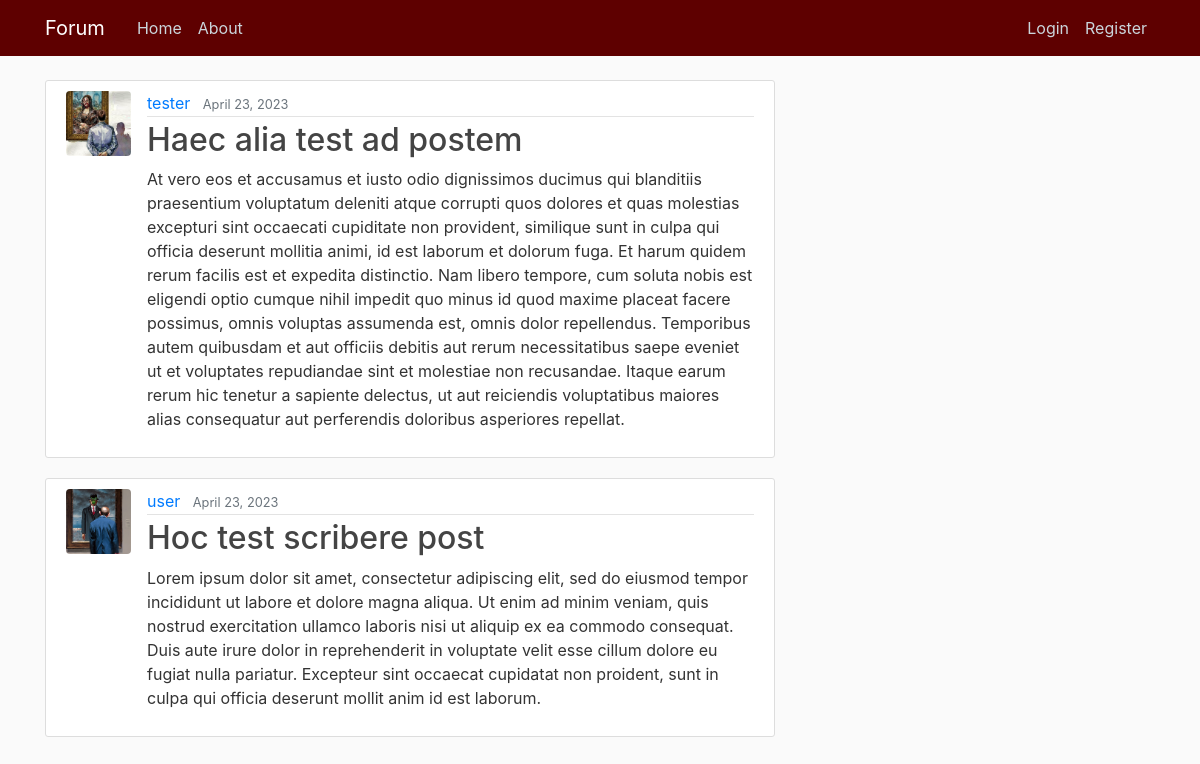
Before: / with the older database file.
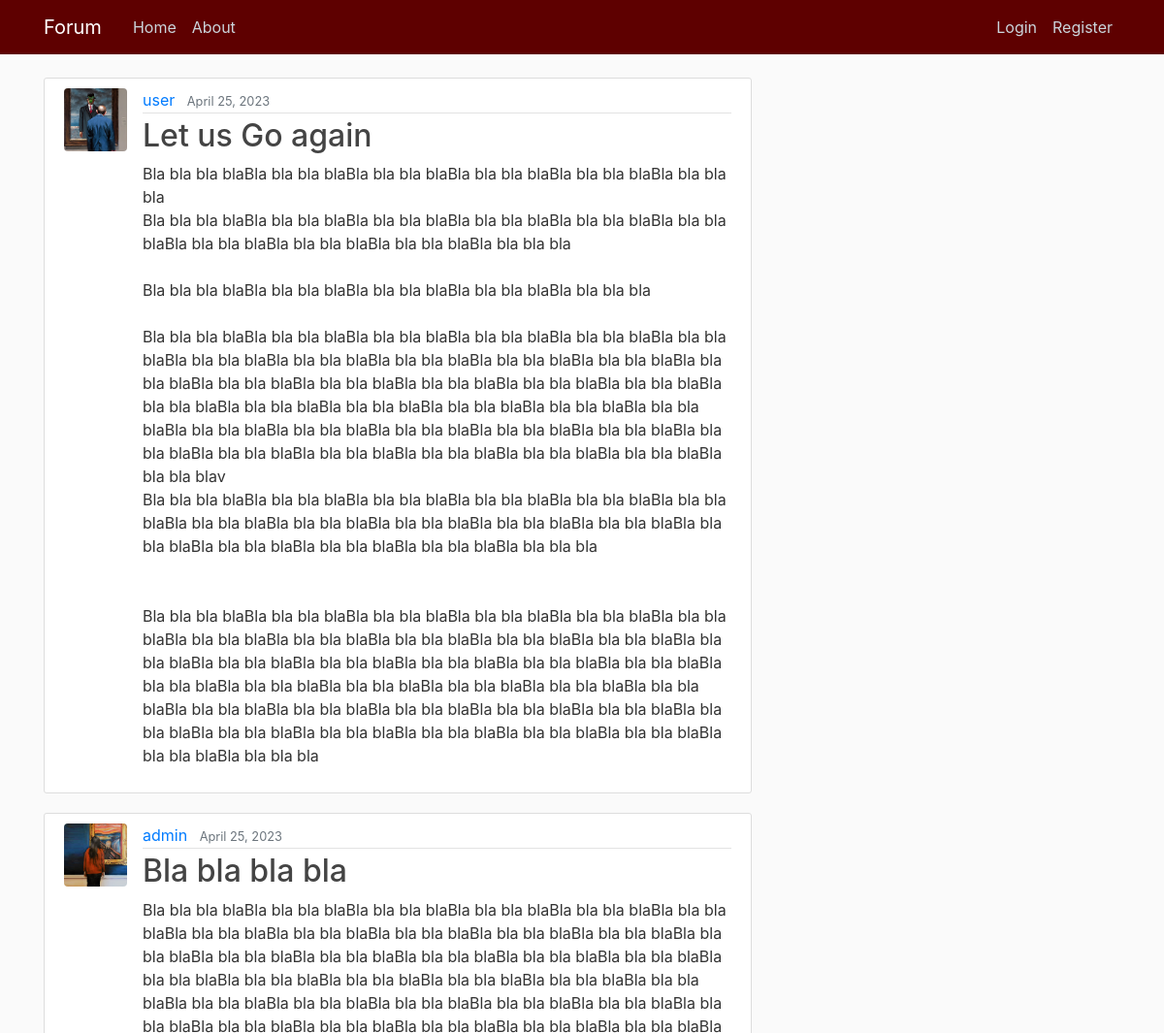
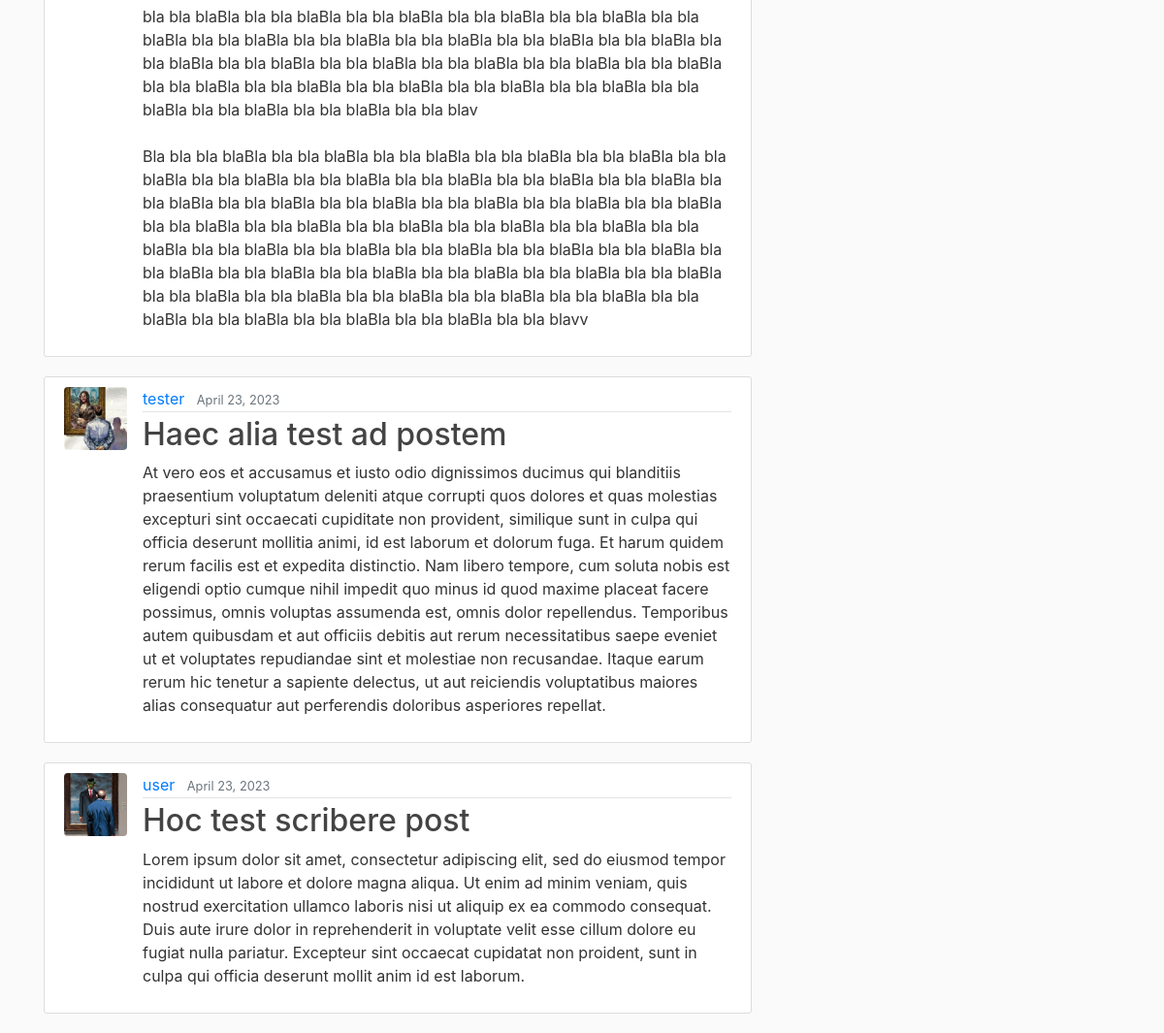
After: the same page with the newer database file (2 pictures, top to bottom).
### blog/models.py (models this page shows, shortened)
class Post(models.Model):
    title = models.CharField(max_length=150)                    # Title field for 150 characters
    content = models.TextField()                                # Text field
    date_posted = models.DateTimeField(default=timezone.now)    # Time Stamp for the defaults Time Zone
    author = models.ForeignKey(User, on_delete=models.CASCADE)  # User if User gets delete, so are its Posts
    likes = models.ManyToManyField(User, related_name='posts')

### users/models.py (models this page shows, shortened)
class Profile(models.Model):
    user = models.OneToOneField(User, on_delete=models.CASCADE)
    image = models.ImageField(default='default.png', upload_to='profile_img')

### blog/views.py (the view)
# urls.py: path('', PostListView.as_view(), name='blog-home'),
class PostListView(ListView):
    model = Post
    template_name = 'blog/home.html'
    context_object_name = 'posts'
    ordering = ['-date_posted']
    paginate_by = 6

### blog/templates/blog/home.html (shortened to what this page needs)
{% extends "blog/base.html" %}
{% block content %}
    {% for post in posts %}
        <article class="media content-section">
          <img class="rounded img-frame" src="{{ post.author.profile.image.url }}" alt="">
          <div class="media-body">
            <div class="article-metadata">
              <a class="mr-2" href="{% url 'post-user' post.author.username %}">{{ post.author }}</a>
              <small class="text-muted">{{ post.date_posted|date:"N d, Y" }}</small>
            </div>
            <h2><a class="article-title" href="{% url 'post-detail' post.id %}">{{ post.title }}</a></h2>
            <p class="article-content">{{ post.content }}</p>
          </div>
        </article>
    {% endfor %}
{% endblock %}

### blog/templates/blog/base.html (shortened to what this page needs)
{% load static %}
<!DOCTYPE html>
<html>
<head>
    <link rel="stylesheet" href="https://maxcdn.bootstrapcdn.com/bootstrap/4.0.0/css/bootstrap.min.css">
    <link rel="stylesheet" type="text/css" href="{% static '/css/style.css' %}">
</head>
<body>
    <header class="site-header">
      <nav class="navbar navbar-expand-md navbar-dark bg-steel fixed-top">
        <div class="container">
          <a class="navbar-brand mr-4" href="{% url 'blog-home' %}">Forum</a>
          <div class="collapse navbar-collapse" id="navbarToggle">
            <div class="navbar-nav mr-auto">
              <a class="nav-item nav-link" href="{% url 'blog-home' %}">Home</a>
              <a class="nav-item nav-link" href="{% url 'blog-about' %}">About</a>
            </div>
            <div class="navbar-nav">
              {% if user.is_authenticated %}
                <a class="nav-item nav-link" href="{% url 'post-create' %}">Post</a>
                <a class="nav-item nav-link" href="{% url 'profile' %}">Profile</a>
                <a class="nav-item nav-link" href="{% url 'logout' %}">Logout</a>
              {% else %}
                <a class="nav-item nav-link" href="{% url 'login' %}">Login</a>
                <a class="nav-item nav-link" href="{% url 'register' %}">Register</a>
              {% endif %}
            </div>
          </div>
        </div>
      </nav>
    </header>
    <main role="main" class="container">
      <div class="row">
        <div class="col-md-8">
          {% block content %}
          {% endblock %}
        </div>
    </main>
</body>
</html>

### blog/static/css/style.css (style rules this page uses)
body { background: #fafafa; color: #333333; margin-top: 5rem; }
h1, h2, h3, h4, h5, h6 { color: #444444; }
.bg-steel { background-color: #5e0000; }
.site-header .navbar-nav .nav-link { color: #cbd5db; }
.content-section { background: #ffffff; padding: 10px 20px; border: 1px solid #dddddd; border-radius: 3px; margin-bottom: 20px; }
.article-title { color: #444444; }
.article-content { white-space: pre-line; }
.img-frame { height: 65px; width: 65px; margin-right: 16px; }
.article-metadata { padding-bottom: 1px; margin-bottom: 4px; border-bottom: 1px solid #e3e3e3 }

Changed rows visible on the page:
added Post: author.profile.image (placeholder picture), author "user", date_posted "April 25, 2023", title "Let us Go again", content "Bla bla bla blaBla bla bla blaBla bla bla blaBla bla bla blaBla bla bla blaBla bla bla bla Bla bla bla blaBla bla bla blaBla bla bla blaBla bla bla blaBla bla bla blaBla bla bla blaBla bla bla blaBla bla bla blaBla bla bla blaBla bla bla bla Bla bla bla blaBla bla bla blaBla bla bla blaBla bla bla blaBla bla bla bla Bla bla bla blaBla bla bla blaBla bla bla blaBla bla bla blaBla bla bla blaBla bla bla blaBla bla bla blaBla bla bla blaBla bla bla blaBla bla bla blaBla bla bla blaBla bla bla blaBla bla bla blaBla bla bla blaBla bla bla blaBla bla bla blaBla bla bla blaBla bla bla blaBla bla bla blaBla bla bla blaBla bla bla blaBla bla bla blaBla bla bla blaBla bla bla blaBla bla bla blaBla…"
added Post: author.profile.image (placeholder picture), author "admin", date_posted "April 25, 2023", title "Bla bla bla bla", content "Bla bla bla blaBla bla bla blaBla bla bla blaBla bla bla blaBla bla bla blaBla bla bla blaBla bla bla blaBla bla bla blaBla bla bla blaBla bla bla blaBla bla bla blaBla bla bla blaBla bla bla blaBla bla bla blaBla bla bla blaBla bla bla blaBla bla bla blaBla bla bla blaBla bla bla blaBla bla bla blaBla bla bla blaBla bla bla blaBla bla bla blaBla bla bla blaBla bla bla blaBla bla bla blaBla bla bla blaBla bla bla blaBla bla bla blaBla bla bla blaBla bla bla blaBla bla bla blaBla bla bla blaBla bla bla blaBla bla bla blaBla bla bla blaBla bla bla blaBla bla bla blaBla bla bla blaBla bla bla blaBla bla bla blaBla bla bla blaBla bla bla blaBla bla bla blaBla bla bla blaBla bla bla blaBla bla…"
